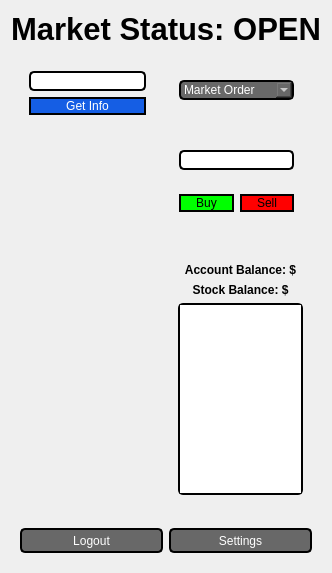
         <widget class="QWidget" name="testPage3">
          <property name="minimumSize">
           <size>
            <width>0</width>
            <height>0</height>
           </size>
          </property>
          <layout class="QVBoxLayout" name="verticalLayout_12">
           <item>
            <widget class="QLabel" name="marketStatus">
             <property name="enabled">
              <bool>true</bool>
             </property>
             <property name="maximumSize">
              <size>
               <width>16777215</width>
               <height>100</height>
              </size>
             </property>
             <property name="font">
              <font>
               <pointsize>23</pointsize>
               <weight>75</weight>
               <bold>true</bold>
              </font>
             </property>
             <property name="styleSheet">
              <string notr="true">color: rgb(0, 0, 0);</string>
             </property>
             <property name="text">
              <string>Market Status: OPEN</string>
             </property>
             <property name="alignment">
              <set>Qt::AlignCenter</set>
             </property>
            </widget>
           </item>
           <item>
            <widget class="QWidget" name="widget" native="true">
             <layout class="QHBoxLayout" name="horizontalLayout">
              <item>
               <widget class="QWidget" name="widget_3" native="true">
                <property name="maximumSize">
                 <size>
                  <width>16777215</width>
                  <height>16777215</height>
                 </size>
                </property>
                <layout class="QVBoxLayout" name="verticalLayout_14">
                 <item>
                  <widget class="QLineEdit" name="tickerEnter">
                   <property name="sizePolicy">
                    <sizepolicy hsizetype="Preferred" vsizetype="Fixed">
                     <horstretch>0</horstretch>
                     <verstretch>0</verstretch>
                    </sizepolicy>
                   </property>
                   <property name="font">
                    <font>
                     <weight>50</weight>
                     <bold>false</bold>
                    </font>
                   </property>
                   <property name="styleSheet">
                    <string notr="true">background-color: rgb(255, 255, 255);
border-width: 10px;
border-radius: 5px;
color: rgb(0, 0, 0);
border: 2px solid black;</string>
                   </property>
                   <property name="text">
                    <string/>
                   </property>
                  </widget>
                 </item>
                 <item>
                  <widget class="QPushButton" name="checkButton">
                   <property name="sizePolicy">
                    <sizepolicy hsizetype="Preferred" vsizetype="Fixed">
                     <horstretch>0</horstretch>
                     <verstretch>0</verstretch>
                    </sizepolicy>
                   </property>
                   <property name="minimumSize">
                    <size>
                     <width>0</width>
                     <height>0</height>
                    </size>
                   </property>
                   <property name="styleSheet">
                    <string notr="true">QPushButton {
background-color: rgb(21, 94, 228);
color: rgb(255, 255, 255);
border-style: solid;
border-color: black;
border-width: 2px;
border-radius: 10px;
}
QPushButton:hover {
    background-color: rgb(30, 69, 203);
}

QPushButton:pressed {
    background-color: rgb(0, 39, 173);
}

</string>
                   </property>
                   <property name="text">
                    <string>Get Info</string>
                   </property>
                  </widget>
                 </item>
                 <item>
                  <widget class="QLabel" name="stockInfo">
                   <property name="font">
                    <font>
                     <pointsize>13</pointsize>
                    </font>
                   </property>
                   <property name="styleSheet">
                    <string notr="true">color: rgb(0, 0, 0);</string>
                   </property>
                   <property name="text">
                    <string/>
                   </property>
                   <property name="alignment">
                    <set>Qt::AlignLeading|Qt::AlignLeft|Qt::AlignTop</set>
                   </property>
                  </widget>
                 </item>
                </layout>
               </widget>
              </item>
              <item>
               <widget class="QWidget" name="widget_5" native="true">
                <property name="sizePolicy">
                 <sizepolicy hsizetype="Preferred" vsizetype="Fixed">
                  <horstretch>0</horstretch>
                  <verstretch>0</verstretch>
                 </sizepolicy>
                </property>
                <layout class="QVBoxLayout" name="verticalLayout_19">
                 <item>
                  <widget class="QWidget" name="widget_8" native="true">
                   <layout class="QVBoxLayout" name="verticalLayout_21">
                    <item>
                     <widget class="QComboBox" name="comboBox">
                      <property name="maximumSize">
                       <size>
                        <width>16777215</width>
                        <height>16777215</height>
                       </size>
                      </property>
                      <property name="styleSheet">
                       <string notr="true">background-color: rgb(104, 104, 104);
border-radius: 5px;
color: rgb(255, 255, 255);
border: 2px solid black;</string>
                      </property>
                      <item>
                       <property name="text">
                        <string>Market Order</string>
                       </property>
                      </item>
                      <item>
                       <property name="text">
                        <string>Limit Order (WIP)</string>
                       </property>
                      </item>
                     </widget>
                    </item>
                    <item>
                     <widget class="QLabel" name="orderStatus">
                      <property name="maximumSize">
                       <size>
                        <width>16777215</width>
                        <height>50</height>
                       </size>
                      </property>
                      <property name="font">
                       <font>
                        <pointsize>13</pointsize>
                        <weight>50</weight>
                        <bold>false</bold>
                       </font>
                      </property>
                      <property name="styleSheet">
                       <string notr="true">color: rgb(0, 0, 0);</string>
                      </property>
                      <property name="text">
                       <string/>
                      </property>
                      <property name="alignment">
                       <set>Qt::AlignCenter</set>
                      </property>
                     </widget>
                    </item>
                   </layout>
                  </widget>
                 </item>
                 <item>
                  <widget class="QWidget" name="widget_9" native="true">
                   <property name="enabled">
                    <bool>true</bool>
                   </property>
                   <layout class="QVBoxLayout" name="verticalLayout_22">
                    <item>
                     <widget class="QLineEdit" name="amountEnter">
                      <property name="sizePolicy">
                       <sizepolicy hsizetype="Preferred" vsizetype="Preferred">
                        <horstretch>0</horstretch>
                        <verstretch>0</verstretch>
                       </sizepolicy>
                      </property>
                      <property name="font">
                       <font>
                        <weight>50</weight>
                        <bold>false</bold>
                       </font>
                      </property>
                      <property name="styleSheet">
                       <string notr="true">background-color: rgb(255, 255, 255);
border-width: 10px;
border-radius: 5px;
color: rgb(0, 0, 0);
border: 2px solid black;</string>
                      </property>
                     </widget>
                    </item>
                   </layout>
                  </widget>
                 </item>
                 <item>
                  <widget class="QWidget" name="widget_7" native="true">
                   <property name="minimumSize">
                    <size>
                     <width>0</width>
                     <height>0</height>
                    </size>
                   </property>
                   <property name="maximumSize">
                    <size>
                     <width>16777215</width>
                     <height>50</height>
                    </size>
                   </property>
                   <layout class="QHBoxLayout" name="horizontalLayout_4">
                    <item>
                     <widget class="QPushButton" name="buyButton">
                      <property name="sizePolicy">
                       <sizepolicy hsizetype="Minimum" vsizetype="Minimum">
                        <horstretch>0</horstretch>
                        <verstretch>0</verstretch>
                       </sizepolicy>
                      </property>
                      <property name="maximumSize">
                       <size>
                        <width>16777215</width>
                        <height>16777215</height>
                       </size>
                      </property>
                      <property name="styleSheet">
                       <string notr="true">QPushButton {
    background-color: rgb(0, 255, 0);
    color: rgb(0, 0, 0);
    border-style: solid;
    border-color: black;
    border-width: 2px;
    border-radius: 10px;
}

QPushButton:hover {
    background-color: rgb(0, 230, 0);
}

QPushButton:pressed {
    background-color: rgb(0, 200, 0);
}</string>
                      </property>
                      <property name="text">
                       <string>Buy</string>
                      </property>
                     </widget>
                    </item>
                    <item>
                     <widget class="QPushButton" name="sellButton">
                      <property name="maximumSize">
                       <size>
                        <width>16777215</width>
                        <height>16777215</height>
                       </size>
                      </property>
                      <property name="styleSheet">
                       <string notr="true">QPushButton {
background-color: rgb(255, 0, 0);
color: rgb(0, 0, 0);
border-style: solid;
border-color: black;
border-width: 2px;
border-radius: 10px;
}

QPushButton:hover {
    background-color: rgb(230, 0, 0);
}

QPushButton:pressed {
    background-color: rgb(200, 0, 0);
}
</string>
                      </property>
                      <property name="text">
                       <string>Sell</string>
                      </property>
                     </widget>
                    </item>
                   </layout>
                  </widget>
                 </item>
                </layout>
               </widget>
              </item>
             </layout>
            </widget>
           </item>
           <item>
            <widget class="QWidget" name="widget_2" native="true">
             <layout class="QHBoxLayout" name="horizontalLayout_2">
              <item>
               <widget class="QWidget" name="widget_6" native="true">
                <layout class="QVBoxLayout" name="verticalLayout_24"/>
               </widget>
              </item>
              <item>
               <widget class="QWidget" name="widget_4" native="true">
                <layout class="QVBoxLayout" name="verticalLayout_23">
                 <item>
                  <widget class="QLabel" name="balLabel">
                   <property name="font">
                    <font>
                     <weight>75</weight>
                     <bold>true</bold>
                    </font>
                   </property>
                   <property name="styleSheet">
                    <string notr="true">color: rgb(0, 0, 0);</string>
                   </property>
                   <property name="text">
                    <string>Account Balance: $</string>
                   </property>
                   <property name="alignment">
                    <set>Qt::AlignCenter</set>
                   </property>
                  </widget>
                 </item>
                 <item>
                  <widget class="QLabel" name="stockBal">
                   <property name="sizePolicy">
                    <sizepolicy hsizetype="Preferred" vsizetype="Fixed">
                     <horstretch>0</horstretch>
                     <verstretch>0</verstretch>
                    </sizepolicy>
                   </property>
                   <property name="font">
                    <font>
                     <weight>75</weight>
                     <bold>true</bold>
                    </font>
                   </property>
                   <property name="styleSheet">
                    <string notr="true">color: rgb(0, 0, 0);</string>
                   </property>
                   <property name="text">
                    <string>Stock Balance: $</string>
                   </property>
                   <property name="alignment">
                    <set>Qt::AlignCenter</set>
                   </property>
                  </widget>
                 </item>
                 <item>
                  <widget class="QTextEdit" name="stockShow">
                   <property name="sizePolicy">
                    <sizepolicy hsizetype="Ignored" vsizetype="Preferred">
                     <horstretch>0</horstretch>
                     <verstretch>0</verstretch>
                    </sizepolicy>
                   </property>
                   <property name="styleSheet">
                    <string notr="true">color: rgb(0, 0, 0);
border-radius: 5px;
border: 2px solid black;</string>
                   </property>
                   <property name="readOnly">
                    <bool>true</bool>
                   </property>
                  </widget>
                 </item>
                </layout>
               </widget>
              </item>
             </layout>
            </widget>
           </item>
           <item alignment="Qt::AlignBottom">
            <widget class="QWidget" name="widget_10" native="true">
             <property name="maximumSize">
              <size>
               <width>16777215</width>
               <height>100</height>
              </size>
             </property>
             <layout class="QHBoxLayout" name="horizontalLayout_6">
              <item>
               <widget class="QPushButton" name="logoutBtn">
                <property name="minimumSize">
                 <size>
                  <width>0</width>
                  <height>25</height>
                 </size>
                </property>
                <property name="styleSheet">
                 <string notr="true">QPushButton {
background-color: rgb(104, 104, 104);
border-radius: 5px;
color: rgb(255, 255, 255);
border: 2px solid black;
}

QPushButton:hover {
    background-color: rgb(79, 79, 79);
}

QPushButton:pressed {
    background-color: rgb(49, 49, 49);
}</string>
                </property>
                <property name="text">
                 <string>Logout</string>
                </property>
               </widget>
              </item>
              <item>
               <widget class="QPushButton" name="toSettingsBtn">
                <property name="minimumSize">
                 <size>
                  <width>0</width>
                  <height>25</height>
                 </size>
                </property>
                <property name="styleSheet">
                 <string notr="true">QPushButton {
background-color: rgb(104, 104, 104);
border-radius: 5px;
color: rgb(255, 255, 255);
border: 2px solid black;
}

QPushButton:hover {
    background-color: rgb(79, 79, 79);
}

QPushButton:pressed {
    background-color: rgb(49, 49, 49);
}</string>
                </property>
                <property name="text">
                 <string>Settings</string>
                </property>
               </widget>
              </item>
             </layout>
            </widget>
           </item>
          </layout>
         </widget>
